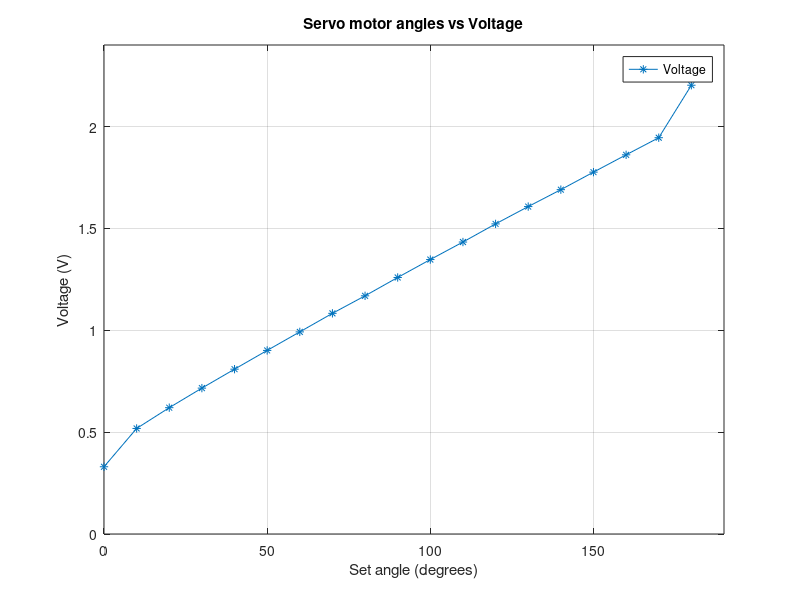

MATLAB code to generate this figure:
%This file is used to plot the results for varying input voltage for the 1 Amp converter

samples = [1:19];
set_angle = [0:10:180];
Voltage = [0.330,0.518,0.620,0.716,0.809,0.901,0.992,1.083,1.169,1.259,1.347,1.433,1.522,1.607,1.690,1.776,1.861,1.945,2.2026];
measured_angle = [0,20,31,42,51,61,70,80,90,99,108,118,127,136,145,154,163,172,178];



plot(set_angle,Voltage,'*-');
%hold on;
%plot(samples,measured_angle);

title('Servo motor angles vs Voltage');
xlabel('Set angle (degrees)');
ylabel('Voltage (V)');
%legend({'y = sin(x)','y = cos(x)'},'Location','southwest')
legend({'Voltage'});
axis([0 190 0 2.4]);
grid;
hold off;
